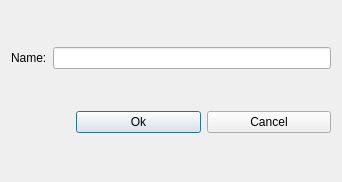
<?xml version="1.0" encoding="UTF-8"?>
<ui version="4.0">
 <class>Dialog</class>
 <widget class="QDialog" name="Dialog">
  <property name="geometry">
   <rect>
    <x>0</x>
    <y>0</y>
    <width>342</width>
    <height>182</height>
   </rect>
  </property>
  <property name="windowTitle">
   <string>Dialog</string>
  </property>
  <layout class="QVBoxLayout" name="verticalLayout">
   <item>
    <layout class="QHBoxLayout" name="horizontalLayout">
     <item>
      <widget class="QLabel" name="label">
       <property name="text">
        <string>Name:</string>
       </property>
       <property name="buddy">
        <cstring>lineEdit</cstring>
       </property>
      </widget>
     </item>
     <item>
      <widget class="QLineEdit" name="lineEdit"/>
     </item>
    </layout>
   </item>
   <item>
    <layout class="QHBoxLayout" name="horizontalLayout_2">
     <item>
      <spacer name="horizontalSpacer">
       <property name="orientation">
        <enum>Qt::Horizontal</enum>
       </property>
       <property name="sizeType">
        <enum>QSizePolicy::Preferred</enum>
       </property>
       <property name="sizeHint" stdset="0">
        <size>
         <width>65</width>
         <height>20</height>
        </size>
       </property>
      </spacer>
     </item>
     <item>
      <widget class="QPushButton" name="pushButton">
       <property name="text">
        <string>Ok</string>
       </property>
      </widget>
     </item>
     <item>
      <widget class="QPushButton" name="pushButton_2">
       <property name="text">
        <string>Cancel</string>
       </property>
      </widget>
     </item>
    </layout>
   </item>
  </layout>
 </widget>
 <layoutdefault spacing="6" margin="11"/>
 <tabstops>
  <tabstop>lineEdit</tabstop>
  <tabstop>pushButton</tabstop>
  <tabstop>pushButton_2</tabstop>
 </tabstops>
 <resources/>
 <connections>
  <connection>
   <sender>pushButton_2</sender>
   <signal>clicked()</signal>
   <receiver>Dialog</receiver>
   <slot>close()</slot>
   <hints>
    <hint type="sourcelabel">
     <x>285</x>
     <y>129</y>
    </hint>
    <hint type="destinationlabel">
     <x>295</x>
     <y>156</y>
    </hint>
   </hints>
  </connection>
  <connection>
   <sender>pushButton</sender>
   <signal>clicked()</signal>
   <receiver>Dialog</receiver>
   <slot>accept()</slot>
   <hints>
    <hint type="sourcelabel">
     <x>198</x>
     <y>133</y>
    </hint>
    <hint type="destinationlabel">
     <x>183</x>
     <y>153</y>
    </hint>
   </hints>
  </connection>
 </connections>
</ui>
